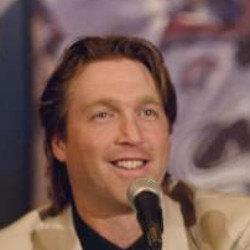
#> input picture data/test/not-a-santa/120.not-a-santa.jpg, 250 x 250 px, given as the content of the folder ./data/test/santa, which was not available
$ jupyter execute Untitled-1.ipynb   (text cells are left out)
#> lines starting #> are read from the running program, lines starting #| are printed output that depends on the picture; pictures that were not available may be replaced by others from this repository, and a replacement may not be noted
[cell 1]
from PIL import Image
import numpy as np
import matplotlib.pyplot as plt
import os
import random

[cell 2]
import os
import random
from PIL import Image
import matplotlib.pyplot as plt
import numpy as np

file_path = './data/test/santa'

# --- Modular Helper Functions (Recap) ---

# [38 lines left out: functions get_and_process_image, display_image_with_pixels, plot_color_histogram, not called in this run]

# --------------------------------------------------------------------------

def process_and_display_random_images(directory_path, num_to_display=5):
    """
    Selects and processes a random sample of images from a directory.

    Args:
        directory_path (str): The path to the directory containing images.
        num_to_display (int): The number of random images to display.
    """
    print(f"--- Processing Random Sample from: {directory_path} ---")
    if not os.path.isdir(directory_path):
        print(f"Error: Directory not found at {directory_path}")
        return

    # 1. Get a list of all JPG/JPEG files in the directory
    all_files = [f for f in os.listdir(directory_path)
                 if f.lower().endswith(('.jpg', '.jpeg'))]

    if not all_files:
        print("No JPG/JPEG images found in the directory.")
        return

    # 2. Select a random sample of files
    # Ensure we don't try to sample more than the total number of files
    sample_size = min(num_to_display, len(all_files))
    random_files = random.sample(all_files, sample_size)

    print(f"Selected {sample_size} random images for processing.")

    # 3. Process and display the sampled files
    for filename in random_files:
        file_path = os.path.join(directory_path, filename)

        img, img_array = get_and_process_image(file_path)

        if img is not None:
            # Create a figure with two subplots (image and histogram)
            plt.figure(figsize=(14, 5))

            # Call the display function
            display_image_with_pixels(img, filename, 121) # 1 row, 2 cols, 1st plot

            # Call the histogram function
            plot_color_histogram(img_array, 122) # 1 row, 2 cols, 2nd plot

            plt.tight_layout()
            plt.show()

    print("-" * 40)

# --------------------------------------------------------------------------
## Example Usage:

# Assuming you have a directory named 'my_image_data'
process_and_display_random_images(file_path, num_to_display=3)

[cell 3]
file_path = './data/test/santa'

# [46 lines left out: functions get_and_process_image, display_image_with_pixels, plot_color_histogram, not called in this run]

[cell 4]
# Tranlsate the image to np array
def process_and_display_images(file_path, n_images=1):
    """
    Opens, processes and displays n images from the specified directory.
    Displays image with its dimensions and corresponding color histogram.

    Parameters:
    file_path : str
    Path to the directory with images
    n_images : int
    Number of images to process and display

    Returns:
    list of tuples [(PIL.Image, np.array), ...]
    """
#> called with file_path = './data/test/santa', n_images = 1
    image_files = [
        os.path.join(file_path, f) for f in os.listdir(file_path) if f.lower().endswith('.jpg')
    ][:n_images]

    if not image_files:
        print('No image files found.')
        return[]

    # 2 columns per image: image + color histogram
    fig = plt.figure(figsize=(12,6 * len(image_files)))
    results = []

    for idx, img_path in enumerate(image_files):
        try:
            # Load image
            img = Image.open(img_path)
#> img is the input picture: PIL image 250x250 RGB; mean R, G, B 121.6, 91.7, 85.1
            img_array = np.array(img)
            results.append((img, img_array))

            # Calculate subplot positions
            img_pos = (len(image_files), 2, idx * 2 + 1)
            hist_pos = (len(image_files), 2, idx * 2 + 1)

            # Display image with dimensions
            width, height = img.size
#> width = 250; height = 250
            plt.subplot(*img_pos)
            plt.imshow(img)
            plt.title(f"Image: {os.path.basename(img_path)}")
            plt.axis('off')
            plt.xlabel(f"{width}x{height} pixels")

            # Plot color histogram
            plt.subplot(*hist_pos)
            plt.title('Color Histogram')
            plt.xlabel('Pixel Intensity Values (0-255)')
            plt.ylabel('Frequency (Pixel Count)')

            color_channels = ('r', 'g', 'b')
            channel_names = ('red', 'green', 'blue')

            for i, (col, name) in enumerate(zip(color_channels, channel_names)):
                if img_array.ndim >= 3 and img_array.shape[2] > i:
                    hist, bins = np.histogram(
                        img_array[:, :, i].flatten(),
                        bins=256,
                        range=[0, 255]
                    )
                    plt.plot(bins[:-1], hist, color=col, label=name)

            plt.legend()
            plt.xlim([0, 256])

        except Exception as e:
            print(f"Error porcessin {img_path: {e}}")
            continue

        plt.tight_layout()
        plt.show()
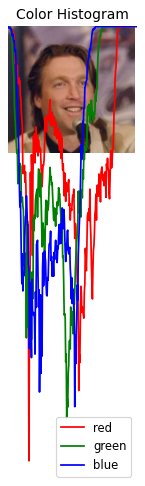
#> figure drawn by matplotlib, 1 panel

        return results


results_santa = process_and_display_images('./data/test/santa')
#> results_santa = 1 item
results_not_santa = process_and_display_images('./data/test/not-a-santa')
#> results_not_santa = 1 item


$ run again, on data/test/not-a-santa/147.not-a-santa.jpg
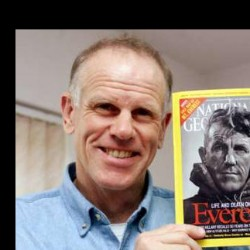
#> input picture data/test/not-a-santa/147.not-a-santa.jpg, 250 x 250 px, given as the content of the folder ./data/test/santa, which was not available
#> in process_and_display_images, img is the input picture: PIL image 250x250 RGB; mean R, G, B 133, 119.5, 113
#> in process_and_display_images, `plt.show()`:
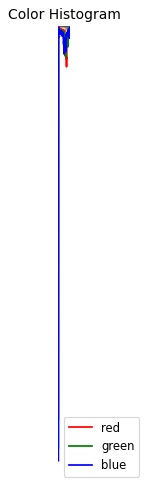
#> figure drawn by matplotlib, 1 panel
#> results_santa = 1 item
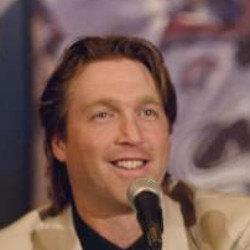
#> input picture data/test/not-a-santa/120.not-a-santa.jpg, 250 x 250 px
#> in process_and_display_images, img is the input picture: PIL image 250x250 RGB; mean R, G, B 121.6, 91.7, 85.1

$ run again, on data/test/not-a-santa/15.not-a-santa.jpg
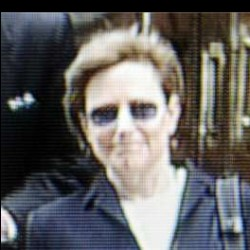
#> input picture data/test/not-a-santa/15.not-a-santa.jpg, 250 x 250 px, given as the content of the folder ./data/test/santa, which was not available
#> in process_and_display_images, img is the input picture: PIL image 250x250 RGB; mean R, G, B 98.5, 97.1, 96.5
#> in process_and_display_images, `plt.show()`:
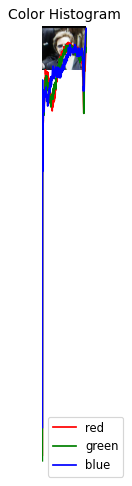
#> figure drawn by matplotlib, 1 panel
#> results_santa = 1 item
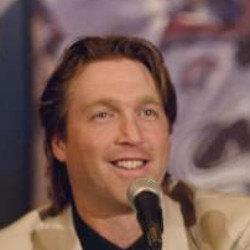
#> input picture data/test/not-a-santa/120.not-a-santa.jpg, 250 x 250 px
#> in process_and_display_images, img is the input picture: PIL image 250x250 RGB; mean R, G, B 121.6, 91.7, 85.1

$ run again, on data/test/not-a-santa/158.not-a-santa.jpg
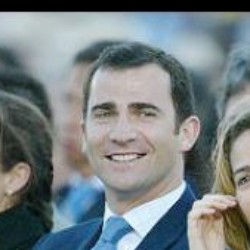
#> input picture data/test/not-a-santa/158.not-a-santa.jpg, 250 x 250 px, given as the content of the folder ./data/test/santa, which was not available
#> in process_and_display_images, img is the input picture: PIL image 250x250 RGB; mean R, G, B 118.1, 127.1, 129.8
#> in process_and_display_images, `plt.show()`:
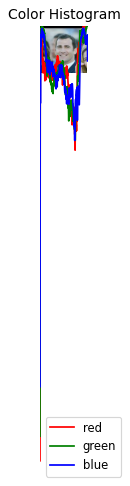
#> figure drawn by matplotlib, 1 panel
#> results_santa = 1 item
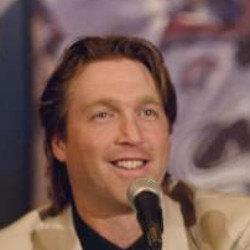
#> input picture data/test/not-a-santa/120.not-a-santa.jpg, 250 x 250 px
#> in process_and_display_images, img is the input picture: PIL image 250x250 RGB; mean R, G, B 121.6, 91.7, 85.1
